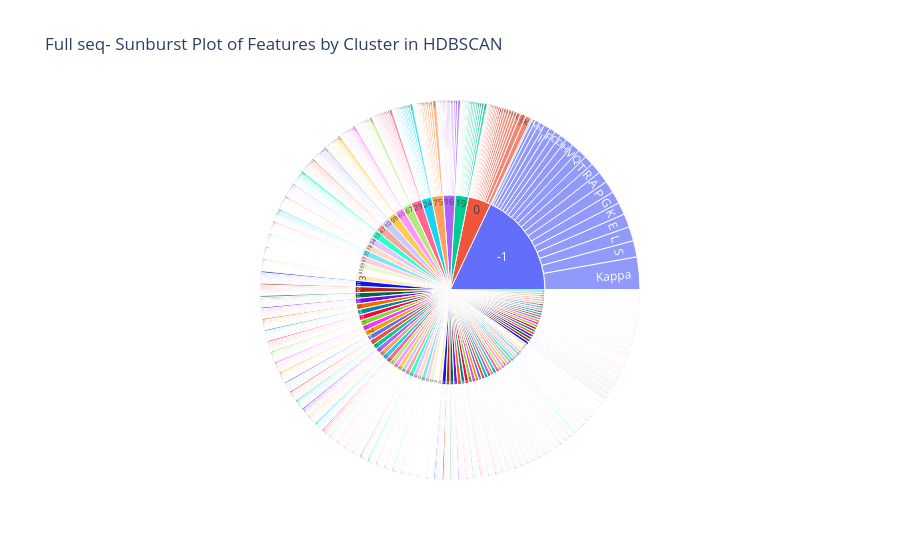

Here is the notebook cell this chart was saved with:
### Markdown cell above
### Sunburst plot

### Code cell
import plotly.express as px
 
#df2=df.drop('Normalized HP Score', axis=1)  # the total value of this is always highest
df2=df

#DataFrame with features and HDBSCAN labels
df_hdbscan = pd.concat([df2, pd.Series(labels, name='HDBSCAN_Labels')], axis=1)
 
# Melt the DataFrame to have a column for features, values, and HDBSCAN labels
df_melted = pd.melt(df_hdbscan, id_vars=['HDBSCAN_Labels'], value_vars=df2.columns)
 
# Create a sunburst plot
fig = px.sunburst(df_melted, path=['HDBSCAN_Labels', 'variable'], values='value',
                  title='Full seq- Sunburst Plot of Features by Cluster in HDBSCAN')
 
fig.show()

### Figure 1 — Plotly figure (JSON) as saved in the notebook; plotly's stock layout.template omitted (floating-point values rounded to 4 significant figures; data arrays with more than 128 entries replaced by an {"elided": "..."} marker saying what was removed)
{"data": [{"branchvalues": "total", "domain": {"x": [0, 1], "y": [0, 1]}, "hovertemplate": "labels=%{label}<br>value=%{value}<br>parent=%{parent}<br>id=%{id}<extra></extra>", "ids": {"elided": "2266 str values"}, "labels": {"elided": "2266 str values"}, "name": "", "parents": {"elided": "2266 str values"}, "type": "sunburst", "values": {"elided": "2266 float values"}}], "layout": {"legend": {"tracegroupgap": 0}, "title": {"text": "Full seq- Sunburst Plot of Features by Cluster in HDBSCAN"}}}
